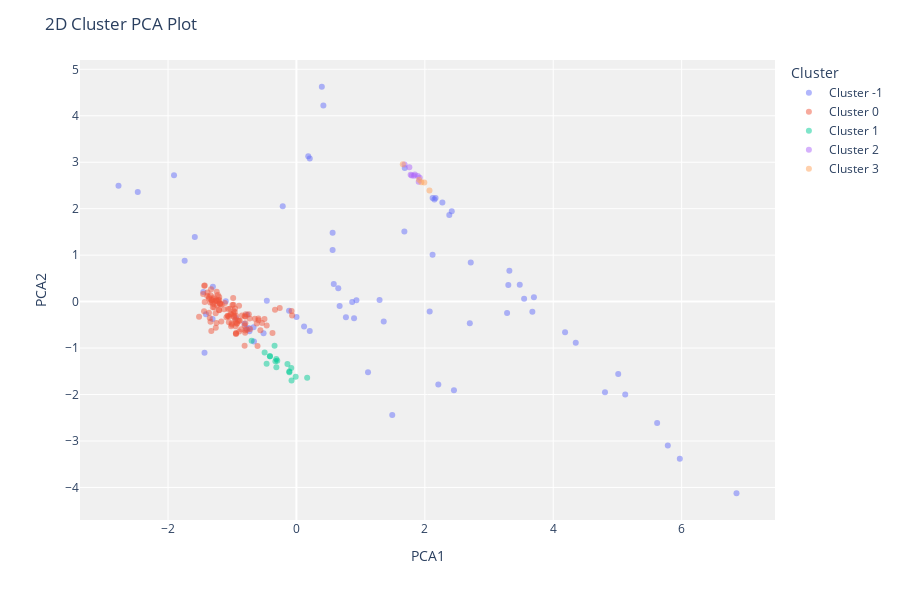
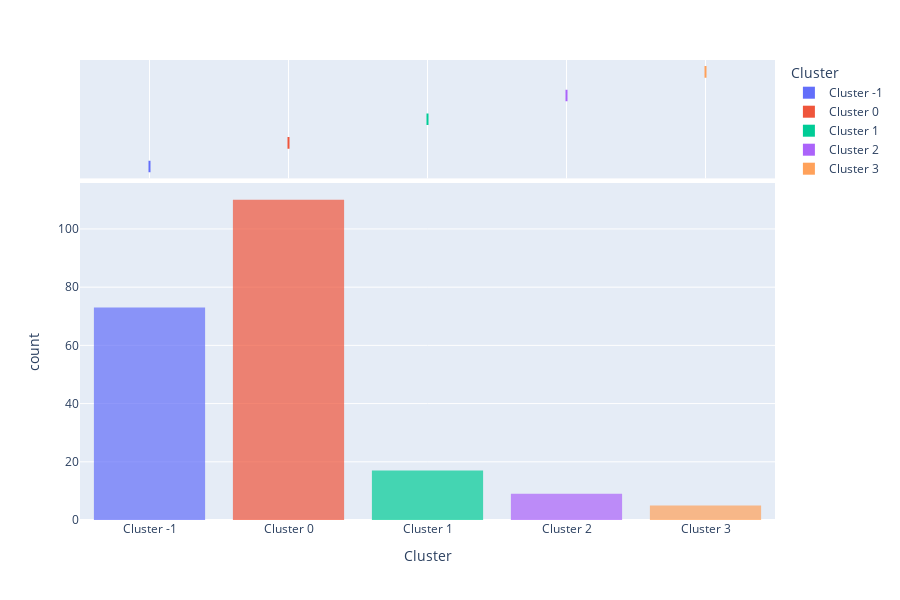

The notebook cell saved with these charts, in order:
### Markdown cell above
## 4. Visual Analysis
PyCaret provides easy plotting functions.

### Code cell
# 2D Plot (PCA)
plot_model(dbscan, plot='cluster')

# Distribution Plot
plot_model(dbscan, plot='distribution')

### Figure 1 — Plotly figure (JSON) as saved in the notebook; plotly's stock layout.template omitted (floating-point values rounded to 4 significant figures)
{"data": [{"customdata": [[1.521], [1.522], [1.519], [1.515], [1.522], [1.519], [1.518], [1.518], [1.518], [1.526], [1.522], [1.52], [1.521], [1.521], [1.517], [1.528], [1.527], [1.527], [1.518], [1.522], [1.534], [1.525], [1.524], [1.527], [1.518], [1.517], [1.517], [1.517], [1.514], [1.516], [1.522], [1.518], [1.52], [1.52], [1.516], [1.516], [1.518], [1.515], [1.517], [1.515], [1.516], [1.515], [1.516], [1.516], [1.524], [1.522], [1.518], [1.511], [1.511], [1.52], [1.519], [1.519], [1.513], [1.519], [1.518], [1.519], [1.519], [1.521], [1.521], [1.52], [1.513], [1.513], [1.524], [1.517], [1.516], [1.531], [1.519], [1.519], [1.52], [1.518], [1.518], [1.52], [1.519]], "hovertemplate": "Cluster=Cluster -1<br>PCA1=%{x}<br>PCA2=%{y}<br>Feature=%{customdata[0]}<extra></extra>", "legendgroup": "Cluster -1", "marker": {"color": "#636efa", "opacity": 0.5, "symbol": "circle"}, "mode": "markers", "name": "Cluster -1", "orientation": "v", "showlegend": true, "textposition": "top center", "type": "scatter", "x": [-1.431, 2.21, 1.36, -1.906, -0.6617, -0.668, -0.7315, -0.9438, -1.409, 5.012, 2.701, 2.076, 0.8681, 0.8978, -1.45, 5.619, 5.972, 5.785, 3.3, 3.699, 6.855, 4.806, 1.115, 1.493, 0.2074, 0.1193, -0.4613, -0.5116, -1.583, -1.301, 2.454, -1.306, 3.675, 3.547, 2.274, 2.419, 0.4195, 1.687, 1.682, 2.167, 2.381, 2.149, 2.122, 0.5637, 0.5639, 0.9343, -2.471, -2.771, 0.3958, 3.479, 3.317, 2.121, -0.2133, 0.6517, 0.5815, 0.7708, 0.673, 3.281, 1.295, 4.351, 0.1842, 0.2076, 4.184, 2.715, -1.741, 5.121, -0.8083, -0.7808, -0.7436, 0.001727, -0.115, -0.7658, -1.101], "xaxis": "x", "y": [-1.102, -1.783, -0.4284, 2.719, -0.857, -0.5544, -0.6366, -0.3549, -0.27, -1.558, -0.4675, -0.2131, -0.008918, -0.3566, 0.2046, -2.612, -3.383, -3.096, 0.3589, 0.09257, -4.125, -1.953, -1.523, -2.44, -0.6317, -0.5362, 0.01989, -0.6823, 1.39, 0.318, -1.908, -0.3768, -0.2192, 0.05967, 2.131, 1.942, 4.221, 2.878, 1.509, 2.229, 1.864, 2.197, 2.23, 1.113, 1.48, 0.03126, 2.359, 2.492, 4.624, 0.3637, 0.6623, 1.01, 2.055, 0.2863, 0.3771, -0.3345, -0.0965, -0.2432, 0.0333, -0.8833, 3.129, 3.081, -0.6593, 0.8404, 0.8785, -2.0, -0.474, -0.5853, -0.57, -0.3315, -0.1989, -0.285, 0.009139], "yaxis": "y"}, {"customdata": [[1.517], [1.516], [1.517], [1.516], [1.518], [1.518], [1.517], [1.517], [1.517], [1.517], [1.517], [1.516], [1.517], [1.517], [1.518], [1.518], [1.518], [1.518], [1.518], [1.518], [1.518], [1.518], [1.523], [1.519], [1.517], [1.516], [1.517], [1.518], [1.517], [1.518], [1.517], [1.518], [1.518], [1.517], [1.518], [1.518], [1.518], [1.517], [1.519], [1.518], [1.518], [1.516], [1.519], [1.518], [1.518], [1.518], [1.518], [1.518], [1.518], [1.517], [1.516], [1.517], [1.518], [1.519], [1.522], [1.519], [1.516], [1.518], [1.516], [1.516], [1.516], [1.516], [1.516], [1.516], [1.516], [1.516], [1.516], [1.516], [1.516], [1.516], [1.516], [1.516], [1.516], [1.516], [1.516], [1.516], [1.517], [1.518], [1.516], [1.518], [1.517], [1.517], [1.516], [1.519], [1.517], [1.517], [1.517], [1.518], [1.517], [1.517], [1.516], [1.518], [1.518], [1.518], [1.519], [1.516], [1.518], [1.519], [1.518], [1.518], [1.518], [1.512], [1.518], [1.518], [1.517], [1.518], [1.518], [1.518], [1.519], [1.518]], "hovertemplate": "Cluster=Cluster 0<br>PCA1=%{x}<br>PCA2=%{y}<br>Feature=%{customdata[0]}<extra></extra>", "legendgroup": "Cluster 0", "marker": {"color": "#EF553B", "opacity": 0.5, "symbol": "circle"}, "mode": "markers", "name": "Cluster 0", "orientation": "v", "showlegend": true, "textposition": "top center", "type": "scatter", "x": [-0.956, -0.9416, -1.017, -1.063, -0.7703, -0.9425, -0.4977, -1.114, -1.127, -1.32, -1.215, -1.2, -1.361, -1.28, -1.245, -1.256, -1.439, -0.7959, -1.516, -0.7901, -1.018, -0.7218, -0.5894, -1.09, -1.064, -0.9818, -0.983, -0.9486, -0.8913, -0.9307, -0.9775, -0.9555, -0.9594, -0.9697, -0.9262, -0.9366, -0.8601, -0.9137, -0.5615, -0.8826, -0.7983, -0.8488, -0.7291, -0.8067, -1.049, -0.4632, -0.592, -0.648, -1.011, -0.7418, -0.8068, -0.799, -0.8895, -0.6178, -1.052, -1.004, -1.034, -0.8069, -1.195, -1.187, -1.202, -1.223, -1.165, -1.251, -1.247, -1.329, -1.282, -0.8934, -1.295, -1.297, -1.319, -1.361, -1.389, -1.385, -1.454, -1.302, -1.312, -1.258, -1.427, -1.437, -1.237, -0.948, -0.9854, -0.7949, -1.241, -1.223, -1.276, -1.17, -1.338, -1.344, -1.188, -1.339, -1.35, -1.325, -1.362, -0.9961, -1.074, -0.373, -0.06701, -1.203, -0.0754, -1.028, -0.974, -1.429, -0.2601, -0.3341, -1.205, -0.6058, -0.5367, -0.9392], "xaxis": "x", "y": [-0.1486, -0.6968, -0.2696, -0.1586, -0.6078, -0.6868, -0.3724, -0.02855, -0.1639, 0.02956, 0.02876, 0.03232, 0.09274, -0.1263, -0.4593, -0.5653, -0.209, -0.4676, -0.3264, -0.2728, -0.5304, -0.5921, -0.4005, -0.3346, -0.3114, -0.07001, -0.2565, -0.4409, -0.6415, -0.4713, -0.2045, -0.3872, -0.2256, -0.3073, -0.4723, -0.3098, -0.596, -0.4087, -0.619, -0.4133, -0.6229, -0.2992, -0.3655, -0.5154, -0.3242, -0.5136, -0.3616, -0.371, -0.4685, -0.2735, -0.3167, -0.6711, -0.4115, -0.4693, -0.4448, -0.4984, -0.1525, -0.9513, -0.0367, -0.05732, 0.09767, 0.1398, -0.06268, 0.02792, 0.02062, 0.2683, 0.09487, -0.09162, 0.06079, -0.05049, 0.03464, 0.06365, 0.1205, 0.1986, 0.1629, -0.1224, -0.0184, -0.2491, 0.3457, 0.3436, -0.07808, -0.5293, 0.07598, -0.3203, 0.2109, 0.007164, -0.004992, -0.4264, 0.1388, -0.0188, -0.04864, -0.4337, -0.3554, -0.6303, -0.241, -0.0731, -0.3049, -0.6748, -0.2977, -0.1817, -0.2005, -0.2697, -0.331, -0.006589, -0.1401, -0.173, -0.1846, -0.9552, -0.4587, -0.678], "yaxis": "y"}, {"customdata": [[1.522], [1.522], [1.522], [1.522], [1.523], [1.522], [1.522], [1.522], [1.523], [1.522], [1.521], [1.522], [1.527], [1.521], [1.522], [1.521], [1.522]], "hovertemplate": "Cluster=Cluster 1<br>PCA1=%{x}<br>PCA2=%{y}<br>Feature=%{customdata[0]}<extra></extra>", "legendgroup": "Cluster 1", "marker": {"color": "#00cc96", "opacity": 0.5, "symbol": "circle"}, "mode": "markers", "name": "Cluster 1", "orientation": "v", "showlegend": true, "textposition": "top center", "type": "scatter", "x": [-0.1102, -0.4125, -0.111, -0.08035, 0.1672, -0.3274, -0.2982, -0.6976, -0.01181, -0.4644, -0.3129, -0.4125, -0.1397, -0.4955, -0.3127, -0.3404, -0.07611], "xaxis": "x", "y": [-1.523, -1.176, -1.504, -1.43, -1.641, -1.285, -1.274, -0.8406, -1.618, -1.338, -1.233, -1.176, -1.341, -1.097, -1.415, -0.9511, -1.698], "yaxis": "y"}, {"customdata": [[1.517], [1.521], [1.517], [1.516], [1.517], [1.517], [1.517], [1.517], [1.517]], "hovertemplate": "Cluster=Cluster 2<br>PCA1=%{x}<br>PCA2=%{y}<br>Feature=%{customdata[0]}<extra></extra>", "legendgroup": "Cluster 2", "marker": {"color": "#ab63fa", "opacity": 0.5, "symbol": "circle"}, "mode": "markers", "name": "Cluster 2", "orientation": "v", "showlegend": true, "textposition": "top center", "type": "scatter", "x": [1.845, 1.779, 1.759, 1.921, 1.891, 1.684, 1.796, 1.831, 1.905], "xaxis": "x", "y": [2.736, 2.731, 2.891, 2.664, 2.701, 2.953, 2.715, 2.709, 2.579], "yaxis": "y"}, {"customdata": [[1.515], [1.516], [1.517], [1.516], [1.516]], "hovertemplate": "Cluster=Cluster 3<br>PCA1=%{x}<br>PCA2=%{y}<br>Feature=%{customdata[0]}<extra></extra>", "legendgroup": "Cluster 3", "marker": {"color": "#FFA15A", "opacity": 0.5, "symbol": "circle"}, "mode": "markers", "name": "Cluster 3", "orientation": "v", "showlegend": true, "textposition": "top center", "type": "scatter", "x": [1.657, 1.992, 2.072, 1.946, 1.911], "xaxis": "x", "y": [2.957, 2.562, 2.389, 2.57, 2.625], "yaxis": "y"}], "layout": {"height": 600, "legend": {"title": {"text": "Cluster"}, "tracegroupgap": 0}, "margin": {"t": 60}, "plot_bgcolor": "rgb(240,240,240)", "title": {"text": "2D Cluster PCA Plot"}, "xaxis": {"anchor": "y", "domain": [0, 1], "title": {"text": "PCA1"}}, "yaxis": {"anchor": "x", "domain": [0, 1], "title": {"text": "PCA2"}}}}

### Figure 2 — Plotly figure (JSON) as saved in the notebook; plotly's stock layout.template omitted (floating-point values rounded to 4 significant figures; data arrays with more than 128 entries replaced by an {"elided": "..."} marker saying what was removed)
{"data": [{"bingroup": "x", "hovertemplate": "Cluster=%{x}<br>count=%{y}<extra></extra>", "legendgroup": "Cluster -1", "marker": {"color": "#636efa", "opacity": 0.7, "pattern": {"shape": ""}}, "name": "Cluster -1", "orientation": "v", "showlegend": true, "type": "histogram", "x": ["Cluster -1", "Cluster -1", "Cluster -1", "Cluster -1", "Cluster -1", "Cluster -1", "Cluster -1", "Cluster -1", "Cluster -1", "Cluster -1", "Cluster -1", "Cluster -1", "Cluster -1", "Cluster -1", "Cluster -1", "Cluster -1", "Cluster -1", "Cluster -1", "Cluster -1", "Cluster -1", "Cluster -1", "Cluster -1", "Cluster -1", "Cluster -1", "Cluster -1", "Cluster -1", "Cluster -1", "Cluster -1", "Cluster -1", "Cluster -1", "Cluster -1", "Cluster -1", "Cluster -1", "Cluster -1", "Cluster -1", "Cluster -1", "Cluster -1", "Cluster -1", "Cluster -1", "Cluster -1", "Cluster -1", "Cluster -1", "Cluster -1", "Cluster -1", "Cluster -1", "Cluster -1", "Cluster -1", "Cluster -1", "Cluster -1", "Cluster -1", "Cluster -1", "Cluster -1", "Cluster -1", "Cluster -1", "Cluster -1", "Cluster -1", "Cluster -1", "Cluster -1", "Cluster -1", "Cluster -1", "Cluster -1", "Cluster -1", "Cluster -1", "Cluster -1", "Cluster -1", "Cluster -1", "Cluster -1", "Cluster -1", "Cluster -1", "Cluster -1", "Cluster -1", "Cluster -1", "Cluster -1"], "xaxis": "x", "yaxis": "y"}, {"customdata": {"elided": "73x9 float values"}, "hovertemplate": "Cluster=%{x}<br>RI=%{customdata[0]}<br>Na=%{customdata[1]}<br>Mg=%{customdata[2]}<br>Al=%{customdata[3]}<br>Si=%{customdata[4]}<br>K=%{customdata[5]}<br>Ca=%{customdata[6]}<br>Ba=%{customdata[7]}<br>Fe=%{customdata[8]}<extra></extra>", "legendgroup": "Cluster -1", "marker": {"color": "#636efa"}, "name": "Cluster -1", "notched": true, "showlegend": false, "type": "box", "x": ["Cluster -1", "Cluster -1", "Cluster -1", "Cluster -1", "Cluster -1", "Cluster -1", "Cluster -1", "Cluster -1", "Cluster -1", "Cluster -1", "Cluster -1", "Cluster -1", "Cluster -1", "Cluster -1", "Cluster -1", "Cluster -1", "Cluster -1", "Cluster -1", "Cluster -1", "Cluster -1", "Cluster -1", "Cluster -1", "Cluster -1", "Cluster -1", "Cluster -1", "Cluster -1", "Cluster -1", "Cluster -1", "Cluster -1", "Cluster -1", "Cluster -1", "Cluster -1", "Cluster -1", "Cluster -1", "Cluster -1", "Cluster -1", "Cluster -1", "Cluster -1", "Cluster -1", "Cluster -1", "Cluster -1", "Cluster -1", "Cluster -1", "Cluster -1", "Cluster -1", "Cluster -1", "Cluster -1", "Cluster -1", "Cluster -1", "Cluster -1", "Cluster -1", "Cluster -1", "Cluster -1", "Cluster -1", "Cluster -1", "Cluster -1", "Cluster -1", "Cluster -1", "Cluster -1", "Cluster -1", "Cluster -1", "Cluster -1", "Cluster -1", "Cluster -1", "Cluster -1", "Cluster -1", "Cluster -1", "Cluster -1", "Cluster -1", "Cluster -1", "Cluster -1", "Cluster -1", "Cluster -1"], "xaxis": "x2", "yaxis": "y2"}, {"bingroup": "x", "hovertemplate": "Cluster=%{x}<br>count=%{y}<extra></extra>", "legendgroup": "Cluster 0", "marker": {"color": "#EF553B", "opacity": 0.7, "pattern": {"shape": ""}}, "name": "Cluster 0", "orientation": "v", "showlegend": true, "type": "histogram", "x": ["Cluster 0", "Cluster 0", "Cluster 0", "Cluster 0", "Cluster 0", "Cluster 0", "Cluster 0", "Cluster 0", "Cluster 0", "Cluster 0", "Cluster 0", "Cluster 0", "Cluster 0", "Cluster 0", "Cluster 0", "Cluster 0", "Cluster 0", "Cluster 0", "Cluster 0", "Cluster 0", "Cluster 0", "Cluster 0", "Cluster 0", "Cluster 0", "Cluster 0", "Cluster 0", "Cluster 0", "Cluster 0", "Cluster 0", "Cluster 0", "Cluster 0", "Cluster 0", "Cluster 0", "Cluster 0", "Cluster 0", "Cluster 0", "Cluster 0", "Cluster 0", "Cluster 0", "Cluster 0", "Cluster 0", "Cluster 0", "Cluster 0", "Cluster 0", "Cluster 0", "Cluster 0", "Cluster 0", "Cluster 0", "Cluster 0", "Cluster 0", "Cluster 0", "Cluster 0", "Cluster 0", "Cluster 0", "Cluster 0", "Cluster 0", "Cluster 0", "Cluster 0", "Cluster 0", "Cluster 0", "Cluster 0", "Cluster 0", "Cluster 0", "Cluster 0", "Cluster 0", "Cluster 0", "Cluster 0", "Cluster 0", "Cluster 0", "Cluster 0", "Cluster 0", "Cluster 0", "Cluster 0", "Cluster 0", "Cluster 0", "Cluster 0", "Cluster 0", "Cluster 0", "Cluster 0", "Cluster 0", "Cluster 0", "Cluster 0", "Cluster 0", "Cluster 0", "Cluster 0", "Cluster 0", "Cluster 0", "Cluster 0", "Cluster 0", "Cluster 0", "Cluster 0", "Cluster 0", "Cluster 0", "Cluster 0", "Cluster 0", "Cluster 0", "Cluster 0", "Cluster 0", "Cluster 0", "Cluster 0", "Cluster 0", "Cluster 0", "Cluster 0", "Cluster 0", "Cluster 0", "Cluster 0", "Cluster 0", "Cluster 0", "Cluster 0", "Cluster 0"], "xaxis": "x", "yaxis": "y"}, {"customdata": {"elided": "110x9 float values"}, "hovertemplate": "Cluster=%{x}<br>RI=%{customdata[0]}<br>Na=%{customdata[1]}<br>Mg=%{customdata[2]}<br>Al=%{customdata[3]}<br>Si=%{customdata[4]}<br>K=%{customdata[5]}<br>Ca=%{customdata[6]}<br>Ba=%{customdata[7]}<br>Fe=%{customdata[8]}<extra></extra>", "legendgroup": "Cluster 0", "marker": {"color": "#EF553B"}, "name": "Cluster 0", "notched": true, "showlegend": false, "type": "box", "x": ["Cluster 0", "Cluster 0", "Cluster 0", "Cluster 0", "Cluster 0", "Cluster 0", "Cluster 0", "Cluster 0", "Cluster 0", "Cluster 0", "Cluster 0", "Cluster 0", "Cluster 0", "Cluster 0", "Cluster 0", "Cluster 0", "Cluster 0", "Cluster 0", "Cluster 0", "Cluster 0", "Cluster 0", "Cluster 0", "Cluster 0", "Cluster 0", "Cluster 0", "Cluster 0", "Cluster 0", "Cluster 0", "Cluster 0", "Cluster 0", "Cluster 0", "Cluster 0", "Cluster 0", "Cluster 0", "Cluster 0", "Cluster 0", "Cluster 0", "Cluster 0", "Cluster 0", "Cluster 0", "Cluster 0", "Cluster 0", "Cluster 0", "Cluster 0", "Cluster 0", "Cluster 0", "Cluster 0", "Cluster 0", "Cluster 0", "Cluster 0", "Cluster 0", "Cluster 0", "Cluster 0", "Cluster 0", "Cluster 0", "Cluster 0", "Cluster 0", "Cluster 0", "Cluster 0", "Cluster 0", "Cluster 0", "Cluster 0", "Cluster 0", "Cluster 0", "Cluster 0", "Cluster 0", "Cluster 0", "Cluster 0", "Cluster 0", "Cluster 0", "Cluster 0", "Cluster 0", "Cluster 0", "Cluster 0", "Cluster 0", "Cluster 0", "Cluster 0", "Cluster 0", "Cluster 0", "Cluster 0", "Cluster 0", "Cluster 0", "Cluster 0", "Cluster 0", "Cluster 0", "Cluster 0", "Cluster 0", "Cluster 0", "Cluster 0", "Cluster 0", "Cluster 0", "Cluster 0", "Cluster 0", "Cluster 0", "Cluster 0", "Cluster 0", "Cluster 0", "Cluster 0", "Cluster 0", "Cluster 0", "Cluster 0", "Cluster 0", "Cluster 0", "Cluster 0", "Cluster 0", "Cluster 0", "Cluster 0", "Cluster 0", "Cluster 0", "Cluster 0"], "xaxis": "x2", "yaxis": "y2"}, {"bingroup": "x", "hovertemplate": "Cluster=%{x}<br>count=%{y}<extra></extra>", "legendgroup": "Cluster 1", "marker": {"color": "#00cc96", "opacity": 0.7, "pattern": {"shape": ""}}, "name": "Cluster 1", "orientation": "v", "showlegend": true, "type": "histogram", "x": ["Cluster 1", "Cluster 1", "Cluster 1", "Cluster 1", "Cluster 1", "Cluster 1", "Cluster 1", "Cluster 1", "Cluster 1", "Cluster 1", "Cluster 1", "Cluster 1", "Cluster 1", "Cluster 1", "Cluster 1", "Cluster 1", "Cluster 1"], "xaxis": "x", "yaxis": "y"}, {"customdata": {"elided": "17x9 float values"}, "hovertemplate": "Cluster=%{x}<br>RI=%{customdata[0]}<br>Na=%{customdata[1]}<br>Mg=%{customdata[2]}<br>Al=%{customdata[3]}<br>Si=%{customdata[4]}<br>K=%{customdata[5]}<br>Ca=%{customdata[6]}<br>Ba=%{customdata[7]}<br>Fe=%{customdata[8]}<extra></extra>", "legendgroup": "Cluster 1", "marker": {"color": "#00cc96"}, "name": "Cluster 1", "notched": true, "showlegend": false, "type": "box", "x": ["Cluster 1", "Cluster 1", "Cluster 1", "Cluster 1", "Cluster 1", "Cluster 1", "Cluster 1", "Cluster 1", "Cluster 1", "Cluster 1", "Cluster 1", "Cluster 1", "Cluster 1", "Cluster 1", "Cluster 1", "Cluster 1", "Cluster 1"], "xaxis": "x2", "yaxis": "y2"}, {"bingroup": "x", "hovertemplate": "Cluster=%{x}<br>count=%{y}<extra></extra>", "legendgroup": "Cluster 2", "marker": {"color": "#ab63fa", "opacity": 0.7, "pattern": {"shape": ""}}, "name": "Cluster 2", "orientation": "v", "showlegend": true, "type": "histogram", "x": ["Cluster 2", "Cluster 2", "Cluster 2", "Cluster 2", "Cluster 2", "Cluster 2", "Cluster 2", "Cluster 2", "Cluster 2"], "xaxis": "x", "yaxis": "y"}, {"customdata": [[1.517, 14.75, 0.0, 2.0, 73.02, 0.0, 8.53, 1.59, 0.08], [1.521, 14.36, 0.0, 2.02, 73.42, 0.0, 8.44, 1.64, 0.0], [1.517, 14.92, 0.0, 1.99, 73.06, 0.0, 8.4, 1.59, 0.0], [1.516, 14.94, 0.0, 1.87, 73.11, 0.0, 8.67, 1.38, 0.0], [1.517, 14.95, 0.0, 1.8, 72.99, 0.0, 8.61, 1.55, 0.0], [1.517, 14.8, 0.0, 1.99, 73.11, 0.0, 8.28, 1.71, 0.0], [1.517, 14.38, 0.0, 1.94, 73.61, 0.0, 8.48, 1.57, 0.0], [1.517, 14.56, 0.0, 1.98, 73.29, 0.0, 8.52, 1.57, 0.07], [1.517, 14.23, 0.0, 2.08, 73.36, 0.0, 8.62, 1.67, 0.0]], "hovertemplate": "Cluster=%{x}<br>RI=%{customdata[0]}<br>Na=%{customdata[1]}<br>Mg=%{customdata[2]}<br>Al=%{customdata[3]}<br>Si=%{customdata[4]}<br>K=%{customdata[5]}<br>Ca=%{customdata[6]}<br>Ba=%{customdata[7]}<br>Fe=%{customdata[8]}<extra></extra>", "legendgroup": "Cluster 2", "marker": {"color": "#ab63fa"}, "name": "Cluster 2", "notched": true, "showlegend": false, "type": "box", "x": ["Cluster 2", "Cluster 2", "Cluster 2", "Cluster 2", "Cluster 2", "Cluster 2", "Cluster 2", "Cluster 2", "Cluster 2"], "xaxis": "x2", "yaxis": "y2"}, {"bingroup": "x", "hovertemplate": "Cluster=%{x}<br>count=%{y}<extra></extra>", "legendgroup": "Cluster 3", "marker": {"color": "#FFA15A", "opacity": 0.7, "pattern": {"shape": ""}}, "name": "Cluster 3", "orientation": "v", "showlegend": true, "type": "histogram", "x": ["Cluster 3", "Cluster 3", "Cluster 3", "Cluster 3", "Cluster 3"], "xaxis": "x", "yaxis": "y"}, {"customdata": [[1.515, 15.15, 0.0, 2.25, 73.5, 0.0, 8.34, 0.63, 0.0], [1.516, 15.01, 0.0, 2.51, 73.05, 0.05, 8.83, 0.53, 0.0], [1.517, 14.7, 0.0, 2.34, 73.28, 0.0, 8.95, 0.66, 0.0], [1.516, 14.85, 0.0, 2.38, 73.28, 0.0, 8.76, 0.64, 0.09], [1.516, 14.95, 0.0, 2.27, 73.3, 0.0, 8.71, 0.67, 0.0]], "hovertemplate": "Cluster=%{x}<br>RI=%{customdata[0]}<br>Na=%{customdata[1]}<br>Mg=%{customdata[2]}<br>Al=%{customdata[3]}<br>Si=%{customdata[4]}<br>K=%{customdata[5]}<br>Ca=%{customdata[6]}<br>Ba=%{customdata[7]}<br>Fe=%{customdata[8]}<extra></extra>", "legendgroup": "Cluster 3", "marker": {"color": "#FFA15A"}, "name": "Cluster 3", "notched": true, "showlegend": false, "type": "box", "x": ["Cluster 3", "Cluster 3", "Cluster 3", "Cluster 3", "Cluster 3"], "xaxis": "x2", "yaxis": "y2"}], "layout": {"barmode": "relative", "height": 600, "legend": {"title": {"text": "Cluster"}, "tracegroupgap": 0}, "margin": {"t": 60}, "xaxis": {"anchor": "y", "categoryarray": ["Cluster -1", "Cluster 0", "Cluster 1", "Cluster 2", "Cluster 3"], "categoryorder": "array", "domain": [0, 1], "title": {"text": "Cluster"}}, "xaxis2": {"anchor": "y2", "domain": [0, 1], "matches": "x", "showgrid": true, "showticklabels": false}, "yaxis": {"anchor": "x", "domain": [0, 0.7326], "title": {"text": "count"}}, "yaxis2": {"anchor": "x2", "domain": [0.7426, 1], "matches": "y2", "showgrid": false, "showline": false, "showticklabels": false, "ticks": ""}}}
